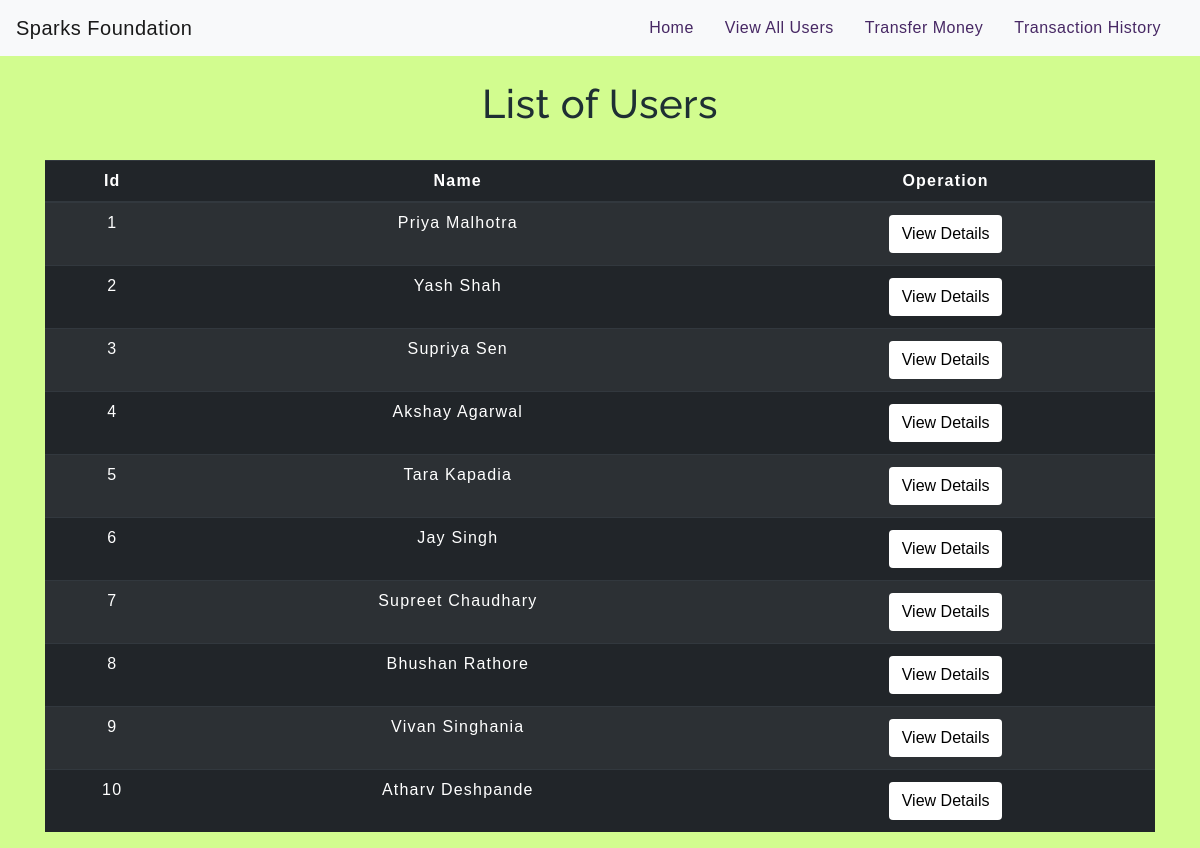
Screenshot of /viewallcustomers.php with the database file from the repository.
### tables this page shows
CREATE TABLE `users` (
`id` int(3) NOT NULL,
`name` text NOT NULL,
`email` varchar(30) NOT NULL,
`balance` int(8) NOT NULL
);

### viewallcustomers.php (the view, shortened to what this page needs)
<!DOCTYPE html>
<html lang="en">
<head>
<link rel="stylesheet" href="https://maxcdn.bootstrapcdn.com/bootstrap/4.0.0/css/bootstrap.min.css">
<link rel="stylesheet" type="text/css" href="css/table.css">
<link rel="stylesheet" type="text/css" href="css/navbar.css">
</head>
<body style="background-color: #d2fc8f">
<?php
include 'config.php';
$sql = "SELECT * FROM users";
$result = mysqli_query($conn,$sql);
?>
<?php
include 'navbar.php';
?>
<div class="container">
<h2 class="text-center pt-4">List of Users</h2>
<br>
<div class="row">
<div class="col">
<div class="table-responsive-sm">
<table class="table table-hover table-dark table-striped">
<thead>
<tr>
<th scope="col" class="text-center py-2">Id</th>
<th scope="col" class="text-center py-2">Name</th>
<th scope="col" class="text-center py-2">Operation</th>
</tr>
</thead>
<tbody>
<?php
while($rows=mysqli_fetch_assoc($result))
{
?>
<tr>
<td class="py-2"><?php echo $rows['id'] ?></td>
<td class="py-2"><?php echo $rows['name']?></td>
<td><a href="selecteduserdetail.php?id= <?php echo $rows['id'] ;?>"> <button type="button" class="btn">View Details</button></a></td>
</tr>
<?php
}
?>
</tbody>
</table>
</div>
</div>
</div>
</div>
</body>
</html>

### table.css (style rules this page uses)
* { padding: 0; margin: 0; box-sizing: border-box; font-family: sans-serif; }
h2 { font-size: 40px; }
table { letter-spacing: 1.2px; }
td { text-align: center; }
button { border:none; background: #ffffff; transition: 1s; }

### navbar.css (style rules this page uses)
h2 { color: #1e2f33; letter-spacing: 0.5px; font-family: raleway; }

### viewallcustomers.php (style rules this page uses)
button { transition: 1.5s; }

### rows the page displays
users: id "1", name "Priya Malhotra"
users: id "2", name "Yash Shah"
users: id "3", name "Supriya Sen"
users: id "4", name "Akshay Agarwal"
users: id "5", name "Tara Kapadia"
users: id "6", name "Jay Singh"
users: id "7", name "Supreet Chaudhary"
users: id "8", name "Bhushan Rathore"
users: id "9", name "Vivan Singhania"
users: id "10", name "Atharv Deshpande"
